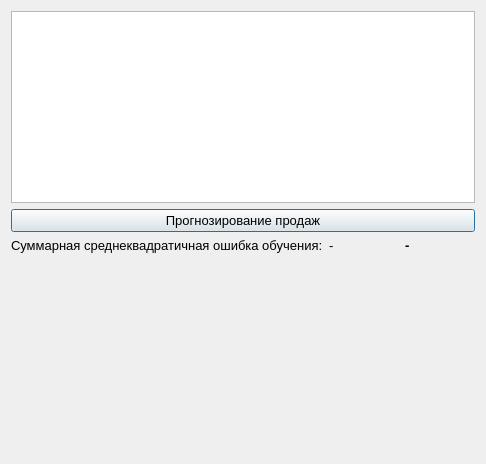
<?xml version="1.0" encoding="UTF-8"?>
<ui version="4.0">
 <class>Prolong</class>
 <widget class="QDialog" name="Prolong">
  <property name="geometry">
   <rect>
    <x>0</x>
    <y>0</y>
    <width>486</width>
    <height>464</height>
   </rect>
  </property>
  <property name="font">
   <font>
    <pointsize>10</pointsize>
   </font>
  </property>
  <property name="windowTitle">
   <string>Dialog</string>
  </property>
  <layout class="QVBoxLayout" name="verticalLayout">
   <item>
    <widget class="QTableView" name="tableView">
     <property name="sizePolicy">
      <sizepolicy hsizetype="Preferred" vsizetype="Preferred">
       <horstretch>0</horstretch>
       <verstretch>0</verstretch>
      </sizepolicy>
     </property>
    </widget>
   </item>
   <item>
    <widget class="QPushButton" name="pushButton">
     <property name="text">
      <string>Прогнозирование продаж</string>
     </property>
    </widget>
   </item>
   <item>
    <layout class="QHBoxLayout" name="horizontalLayout">
     <item>
      <widget class="QLabel" name="label">
       <property name="text">
        <string>Суммарная среднеквадратичная ошибка обучения:</string>
       </property>
      </widget>
     </item>
     <item>
      <widget class="QLabel" name="eps">
       <property name="text">
        <string>-</string>
       </property>
      </widget>
     </item>
     <item>
      <widget class="QLabel" name="proc">
       <property name="font">
        <font>
         <weight>75</weight>
         <bold>true</bold>
        </font>
       </property>
       <property name="text">
        <string>-</string>
       </property>
      </widget>
     </item>
    </layout>
   </item>
   <item>
    <widget class="QCustomPlot" name="netPlot" native="true">
     <property name="sizePolicy">
      <sizepolicy hsizetype="Expanding" vsizetype="Expanding">
       <horstretch>0</horstretch>
       <verstretch>0</verstretch>
      </sizepolicy>
     </property>
    </widget>
   </item>
  </layout>
 </widget>
 <customwidgets>
  <customwidget>
   <class>QCustomPlot</class>
   <extends>QWidget</extends>
   <header>qcustomplot.h</header>
   <container>1</container>
  </customwidget>
 </customwidgets>
 <resources/>
 <connections/>
</ui>
